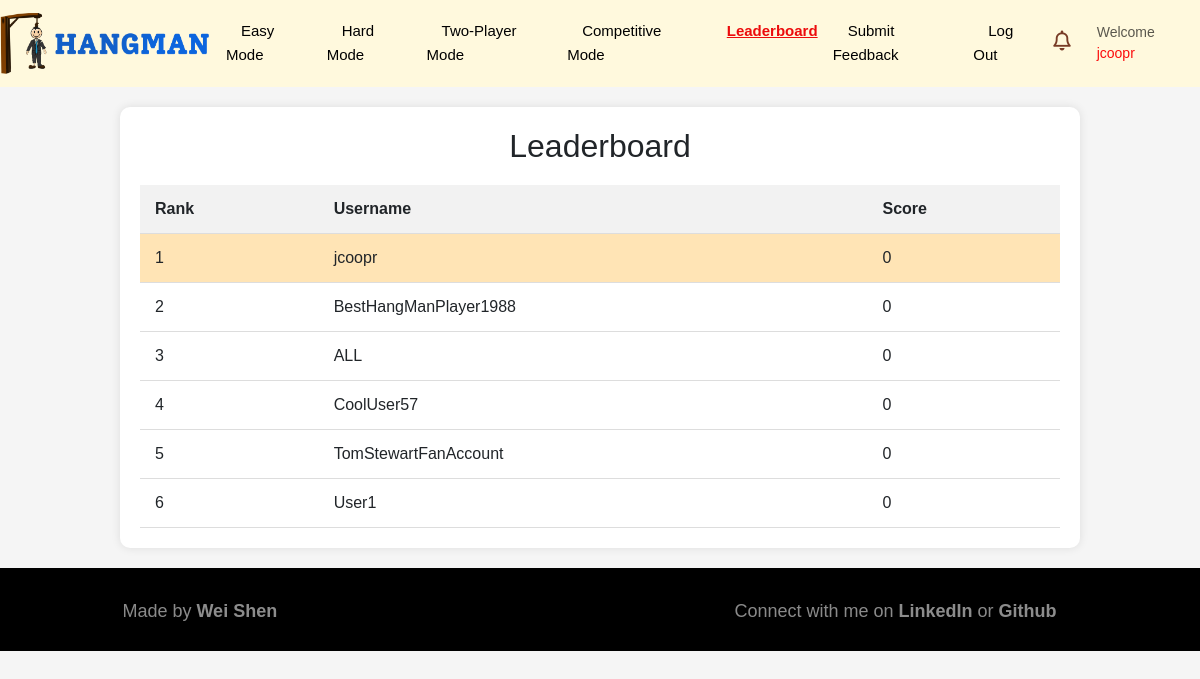
/leader_board (signed in), run on an earlier commit of the app's database.
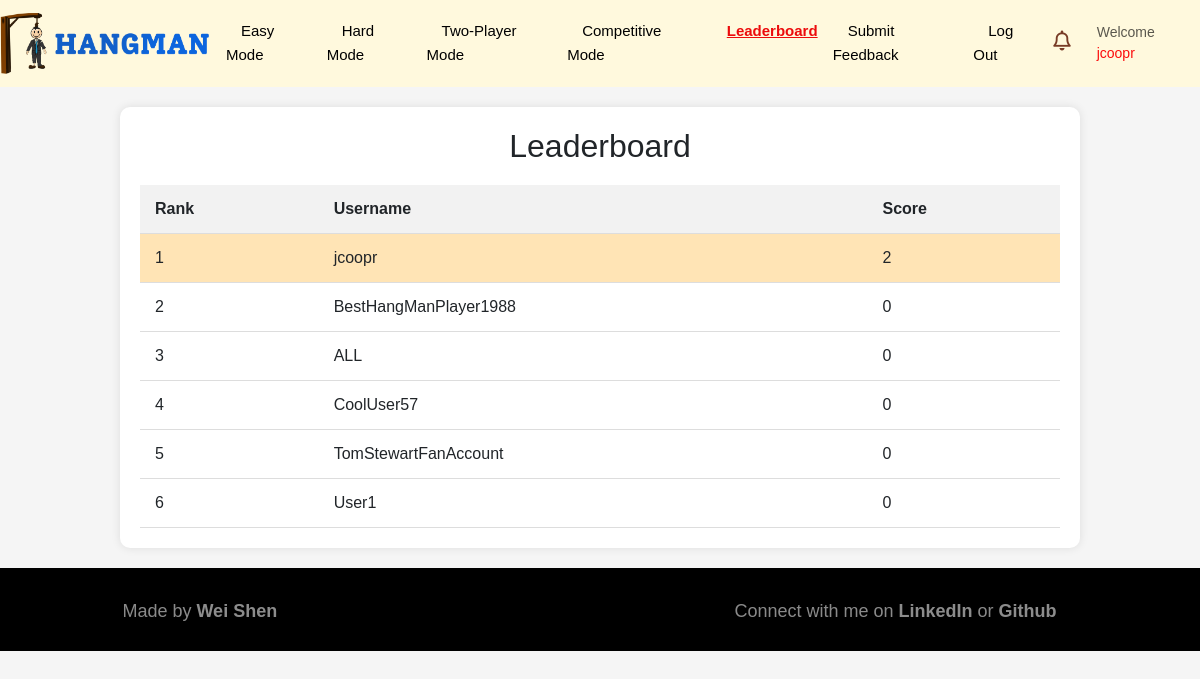
And on a later commit of the database.
### app.py (models this page shows)
class User(db.Model):
    __tablename__ = 'users'
    id = db.Column(db.Integer, primary_key=True)
    username = db.Column(db.String(250), nullable=False, unique=True)
    password = db.Column(db.String, nullable=False)
    score = db.Column(db.Integer, nullable=False, default=0)
    challenges = db.Column(db.String)

### app.py (the view)
@app.route('/leader_board')
def leader_board():
    leaderboard_data = get_leaderboard_data()
    if 'username' in session:
        username = session['username']
        return render_template('leader_board.html', users=leaderboard_data, name=username, all_c=get_all_challenges(), n_not=get_all_unread_notifications())
    else:
        return redirect(url_for('login'))

### app.py (called while the page is built)
def get_all_challenges():
    all_challanges = db.session.execute(db.select(Challenge).where(or_(Challenge.player == session['username'], Challenge.username == session['username'])).order_by(Challenge.id.desc())).scalars().all()
    return all_challanges

def get_all_unread_notifications():
    all_c = get_all_challenges()
    n = 0
    for c in all_c:
        if c.player == session['username'] and (not c.seen):
            n+=1
        elif c.username == session['username'] and c.accepted and (not c.seen_sender):
            n+=1
    return n

def get_leaderboard_data():
    leaderboard_data = db.session.execute(db.select(User.username, User.score).order_by(User.score.desc()))
    return leaderboard_data

### templates/leader_board.html (shortened to what this page needs)
{% extends 'base.html' %}
{% block content %}
<div class="leaderboard-container">
    <h2 style="text-align: center;">Leaderboard</h2>
    <table>
        <thead>
            <tr>
                <th>Rank</th>
                <th>Username</th>
                <th>Score</th>
            </tr>
        </thead>
        <tbody>
            {% for user in users %}
            <tr {% if user[0]==name %}class="highlight" {% endif %}>
                <td>{{ loop.index }}</td>
                <td>{{ user[0] }}</td>
                <td>{{ user[1] }}</td>
            </tr>
            {% endfor %}
        </tbody>
    </table>
</div>
{% endblock %}

What changed in the data, as far as the page shows it:
changed User "jcoopr": score "0" → "2"
